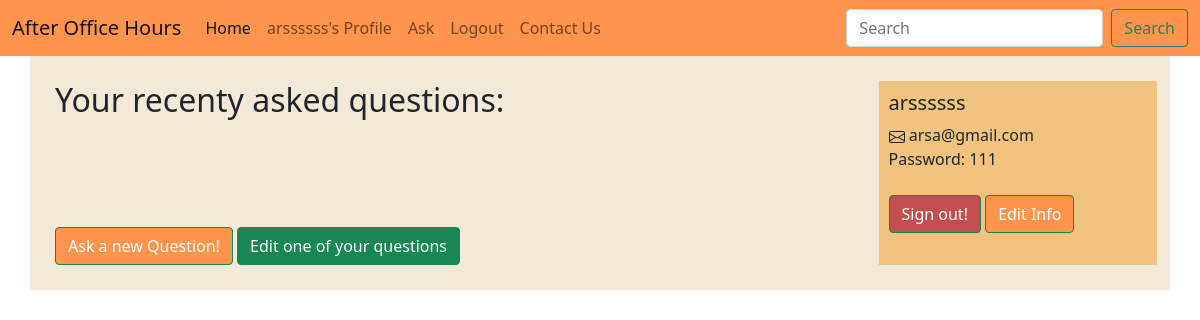
Before: /profile (signed in) with the older database file.
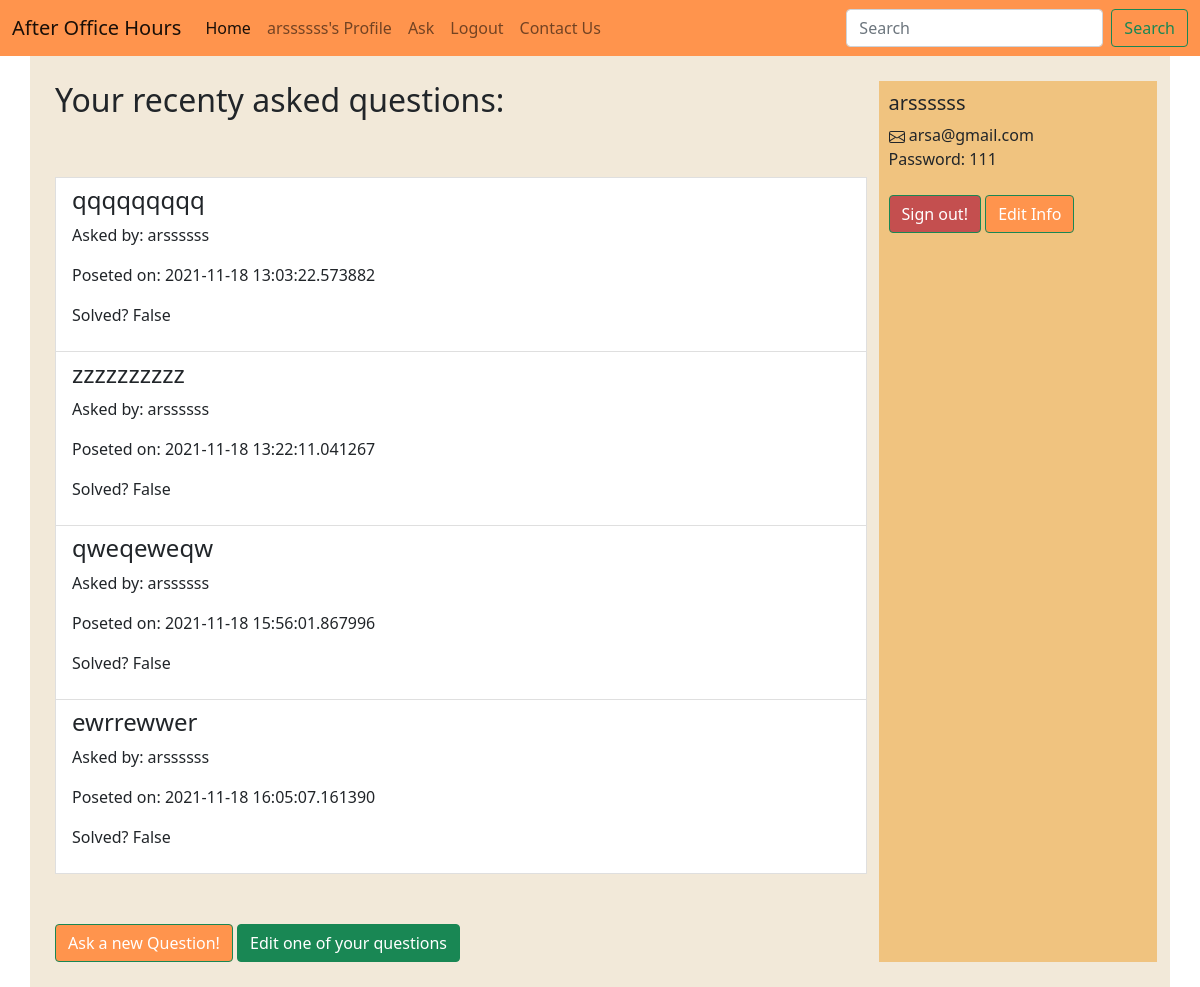
After: the same page with the newer database file.
### Question.py (models this page shows)
class User(UserMixin, db.Model):
    id = db.Column(db.Integer, primary_key=True)
    username = db.Column(db.String(20), unique=True, nullable=False)
    email = db.Column(db.String(120), unique=True, nullable=False)
    password = db.Column(db.String(60), nullable=False)
    questions = db.relationship('Question', backref='author', lazy=True)

class Question(db.Model):
    id = db.Column(db.Integer, primary_key=True)
    q_text = db.Column(db.Text)
    asked_by_id = db.Column(db.String, db.ForeignKey('user.username'))
    post_time = db.Column(db.DateTime)
    solved = db.Column(db.Boolean)
    answers = db.relationship('Answer', backref='question', lazy = True)

### Question.py (the view)
@app.route("/profile")
@login_required
def profile():
        user = current_user
        email = user.email
        user_name = user.username
        user_password = user.password
        questions = Question.query.filter_by(asked_by_id = user_name)
        context = {
            'questions' : questions,
            'email' : email,
            'user_name' : user_name,
            'user_password' : user_password
            }
        return render_template("profile.html", **context)

### Question.py (called while the page is built)
@login_manager.user_loader
def load_user(user_id):
    print(user_id)
    return User.query.get(int(user_id))

### Templates/profile.html (shortened to what this page needs)
{% extends 'home.html' %}
{% block content %}
	<div class="container" id="user_header">
		<div class="row">
			<div class="col-9" id="user_questions">
				<h2>Your recenty asked questions:</h2>
				<div id="user_asked_questions">
					{% if questions %}
						{% for question in questions %}
						<a href="{{url_for('question', question_id = question.id)}}" class="list-group-item">
							<h4 class="list-group-item-heading">{{ question.q_text }}</h4>
							<p class="list-group-item-text">Asked by: {{ question.asked_by_id }}</p>
							<p class="list-group-item-text">Poseted on: {{ question.post_time }}</p>
							<p class="list-group-item-text">Solved? {{ question.solved }}</p>
						</a>
						{% endfor %}
                    {% endif %}
				</div>
				<button type="button" class="btn btn-success" id="user_ask_new_question_btn" onclick="window.location.href='{{ url_for( 'ask') }}';">Ask a new Question!</button>
				<button type="button" class="btn btn-success" id="user_edit_asked_question_btn">Edit one of your questions</button>
			</div>
			<div class="col-3" id="user_info">
				<h5>{{user_name}}</h3>
				<div class="user_email">
					<label>{{email}}</label>
				</div>
				<div class="user_password">
					<label>Password: {{user_password}}</label>
				</div>
				<br>
				<button type="button" class="btn btn-success" id="user_sign_out_btn" onclick="window.location.href='{{ url_for( 'logout') }}';">Sign out!</button>
				<button type="button" class="btn btn-success" id="user_edit_profile_btn">Edit Info</button>
			</div>
		</div>
	</div>
	{% endblock %}

### Templates/home.html (shortened to what this page needs)
<!DOCTYPE html>
<html>
<head>
	<link href="https://cdn.jsdelivr.net/npm/bootstrap@5.1.3/dist/css/bootstrap.min.css" rel="stylesheet">
	<link rel="stylesheet" href="{{ url_for('static', filename = 'website_style.css')}}">
</head>
<body>
    <nav class="navbar navbar-expand-lg navbar-light ">
      <div class="container-fluid">
        <a class="navbar-brand" href="/">After Office Hours</a>
        <div class="collapse navbar-collapse" id="navbarScroll">
          <ul class="navbar-nav me-auto my-2 my-lg-0 navbar-nav-scroll" style="--bs-scroll-height: 100px;">
            <li class="nav-item">
              <a class="nav-link active" aria-current="page" href="{{ url_for('home') }}">Home</a>
            </li>
            {% if current_user.is_authenticated %}
            <li class="nav-item">
              <a class="nav-link" href="{{ url_for('profile') }}">{{current_user.username}}'s Profile</a>
            </li>
            <li class="nav-item">
              <a class="nav-link" href="{{ url_for('ask') }} ">Ask</a>
            </li>
            <li class="nav-item">
              <a class="nav-link" href="{{ url_for('logout') }}">Logout</a>
            </li>
            {%endif%}
              <a class="nav-link" href="{{ url_for('about') }} ">Contact Us</a>
          </ul>
          <form class="d-flex">
            <input class="form-control me-2" type="search" placeholder="Search" aria-label="Search">
            <button class="btn btn-outline-success" type="submit">Search</button>
          </form>
        </div>
      </div>
    </nav>
    {% block content %}{% endblock content %}
  </body>
</html>

### static/website_style.css (style rules this page uses)
* { margin: 0; padding: 0; }
.navbar-light { background-color: rgb(255, 148, 77); }
#user_header { background-color: rgb(242, 233, 217); padding: 25px 25px 25px 25px; }
#user_info { background-color: rgb(240, 195, 127); padding: 10px 10px 10px 10px; }
#user_asked_questions { padding-top: 50px; padding-bottom: 50px; }
#user_sign_out_btn { background-color: rgb(196, 79, 79); }
#user_edit_profile_btn { background-color: rgb(255, 148, 77); }
#user_ask_new_question_btn { background-color: rgb(255, 148, 77); }

Changed rows visible on the page:
added Question: q_text "qqqqqqqqq", asked_by_id "arssssss", post_time "2021-11-18 13:03:22.573882", solved "False"
added Question: q_text "zzzzzzzzzz", asked_by_id "arssssss", post_time "2021-11-18 13:22:11.041267", solved "False"
added Question: q_text "qweqeweqw", asked_by_id "arssssss", post_time "2021-11-18 15:56:01.867996", solved "False"
added Question: q_text "ewrrewwer", asked_by_id "arssssss", post_time "2021-11-18 16:05:07.161390", solved "False"
